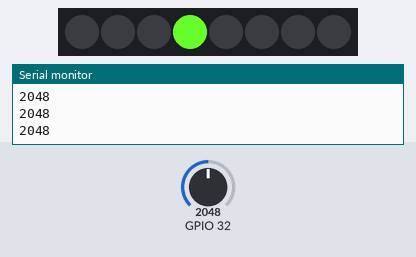
Bench run of a sketch on a simulated ESP32. Parts: 8 RGB LEDs in strip order, left to right, the last lines printed to the serial monitor. Inputs (shaded band) come from the test bench; at power-on: GPIO 32 = 2048.

Above: at 0.75 s.
1.3 s: GPIO 32 set to 3440
At 1.7 s:
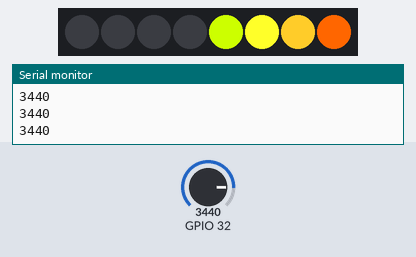
3.9 s: GPIO 32 set to 2360
At 4.59 s:
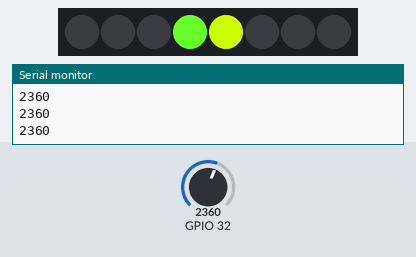
6.9 s: GPIO 32 set to 3603
At 7.72 s:
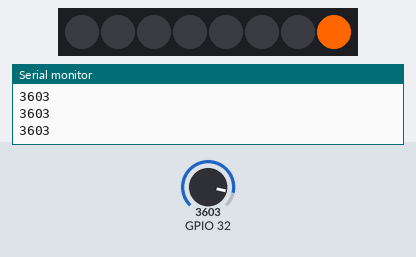
9.9 s: GPIO 32 set to 2948
11.4 s: GPIO 32 set to 2910
12.9 s: GPIO 32 set to 4095
At 13.06 s:
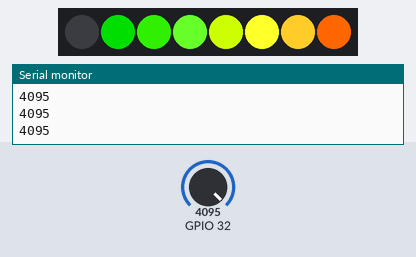
Timing chart, 0 to 16.9 s (numbered marks = the images above; inputs shaded):
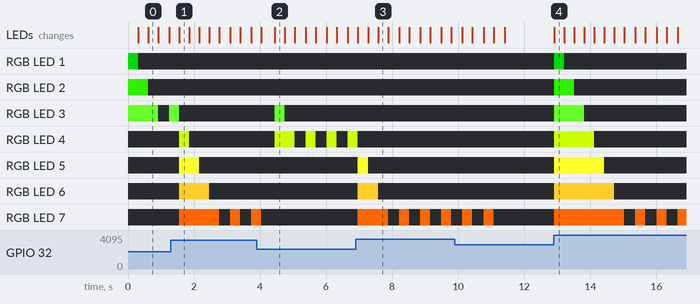

Measured:
- after the input at 1.3 s, the LEDs: change after 0.25 s (image 1)
- after the input at 6.9 s, the LEDs: first change after 0.07 s (image 3 shows a later state)
- after the input at 12.9 s, RGB LED 1: off → RGB(0, 153, 0) at once, → off 0.30 s later; RGB LED 2: off → RGB(41, 204, 0) at once, → off 0.61 s later

The sketch:

Colour_Testing.ino
```cpp
#include <Adafruit_NeoPixel.h>

#define PIN 15

Adafruit_NeoPixel strip = Adafruit_NeoPixel(8, PIN, NEO_GRB + NEO_KHZ800);
int SoundLevel = 0;
float SoundLevelFilter = 0;
int RGBmap = 0;

void setup() {
  Serial.begin(9600);
  strip.begin();
  strip.show();
}

void loop() {
    SoundLevel = analogRead(32);
    Serial.println (SoundLevel);

   if (SoundLevel <1750)  {
      strip.setPixelColor(1, strip.Color(0,153,0));
    }


   if (SoundLevel >1750 & SoundLevel<1968) {
      strip.setPixelColor(1, strip.Color(0,153,0));
      strip.setPixelColor(2, strip.Color(051,204,0));
    }

   if (SoundLevel >1968 & SoundLevel <2186) {
    strip.setPixelColor(1, strip.Color(0,153,0));
    strip.setPixelColor(2, strip.Color(051,204,0));
    strip.setPixelColor(3, strip.Color(102,255,051));
    }

     if (SoundLevel >2186 & SoundLevel <2400) {
    strip.setPixelColor(1, strip.Color(0,153,0));
    strip.setPixelColor(2, strip.Color(051,204,0));
    strip.setPixelColor(3, strip.Color(102,255,051));
    strip.setPixelColor(4, strip.Color(204,255,000));
    }

    if (SoundLevel >2400 & SoundLevel <2680) {
     strip.setPixelColor(1, strip.Color(0,153,0));
    strip.setPixelColor(2, strip.Color(051,204,0));
    strip.setPixelColor(3, strip.Color(102,255,051));
    strip.setPixelColor(4, strip.Color(204,255,000));
    strip.setPixelColor(5, strip.Color(255,255,051));
    }

    if (SoundLevel >2680 &  SoundLevel <2910)  {
      strip.setPixelColor(1, strip.Color(0,153,0));
    strip.setPixelColor(2, strip.Color(051,204,0));
    strip.setPixelColor(3, strip.Color(102,255,051));
    strip.setPixelColor(4, strip.Color(204,255,000));
    strip.setPixelColor(5, strip.Color(255,255,051));
    strip.setPixelColor(6, strip.Color(255,204,051));
    }

    if (SoundLevel >2910 &  SoundLevel<3400)  {
      strip.setPixelColor(1, strip.Color(0,153,0));
    strip.setPixelColor(2, strip.Color(051,204,0));
    strip.setPixelColor(3, strip.Color(102,255,051));
    strip.setPixelColor(4, strip.Color(204,255,000));
    strip.setPixelColor(5, strip.Color(255,255,051));
    strip.setPixelColor(6, strip.Color(255,204,051));
    strip.setPixelColor(7, strip.Color(255,102,000));
    }

     if (SoundLevel>3400) {
      strip.setPixelColor(1, strip.Color(0,153,0));
    strip.setPixelColor(2, strip.Color(051,204,0));
    strip.setPixelColor(3, strip.Color(102,255,051));
    strip.setPixelColor(4, strip.Color(204,255,000));
    strip.setPixelColor(5, strip.Color(255,255,051));
    strip.setPixelColor(6, strip.Color(255,204,051));
    strip.setPixelColor(7, strip.Color(255,102,000));
    strip.setPixelColor(8, strip.Color(255,000,000));
    }


  strip.show();
  delay (5);
 for (int i = 1; i < strip.numPixels(); i++) {
     strip.setPixelColor(i, strip.Color(0, 0, 0));
 strip.show();
 delay (5);
 }
   }
```
